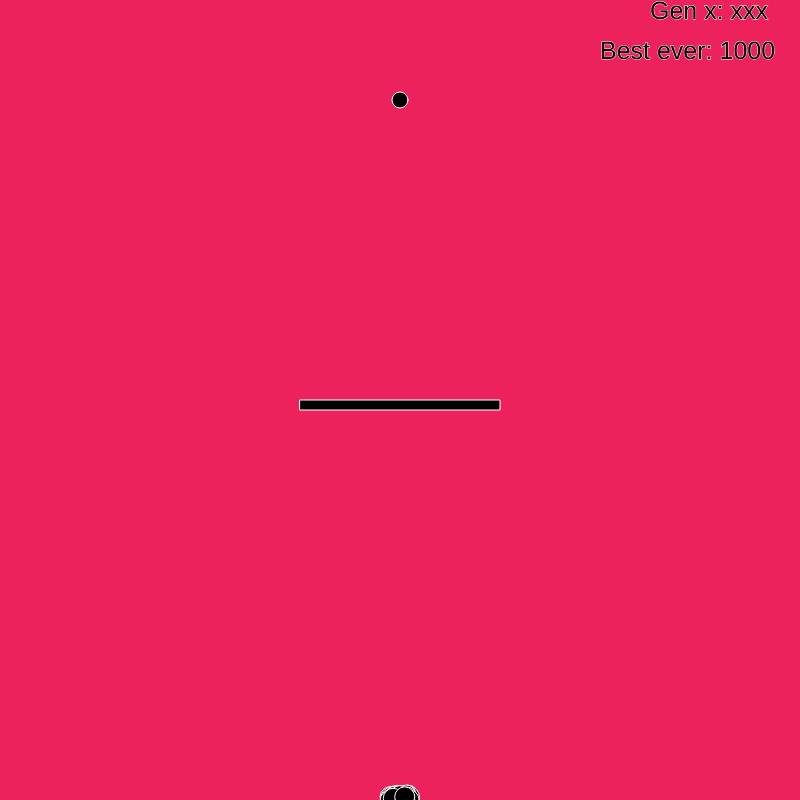
Frame 1 (no input)
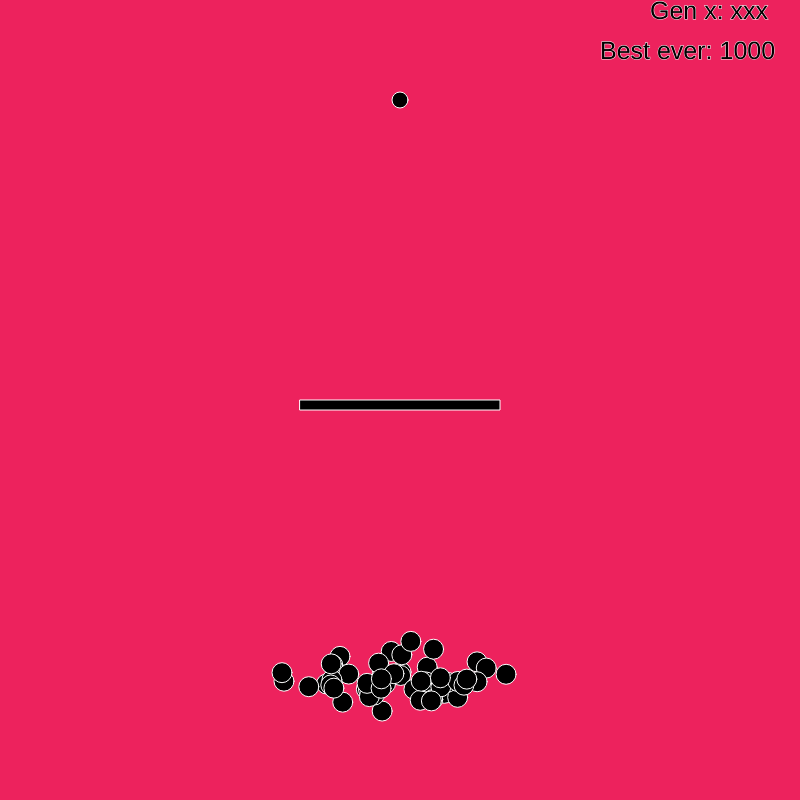
Frame 60 (no input)
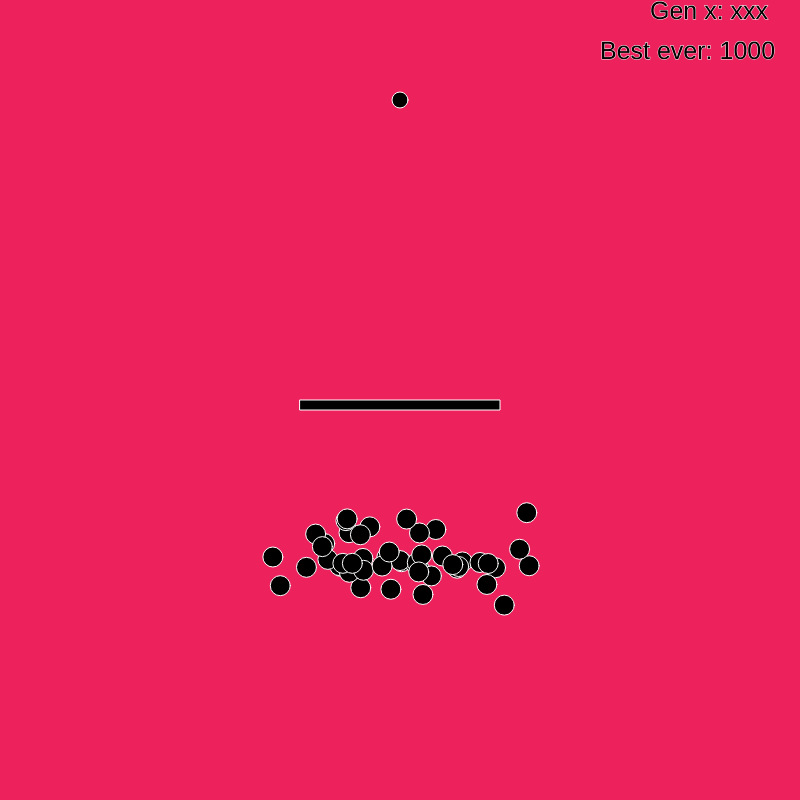
Frame 120 (the mouse pressed at the canvas centre since frame 60)

The p5.js sketch that drew these frames (run headless with seeded random() and noise() and a simulated clock; from frame 60 on, the mouse is pressed at the canvas centre):

// p5.js sketch
// ── sketch.js
var step = 0;
var bots = [];
var count = 0;
var botCount = 50;
var str = "Gen x: best = xxx";
var gen = 0;
var bestEver = 1000;
var bests = [];

function setup() {
    createCanvas(800, 800);
    stroke(255);
    noFill();
    for(var i = 0; i < botCount; i++){
        bots.push(new Bot()); //creates a bunch of new bots
    }
    str = "Gen x: xxx";
}

function draw() {
    count++;
    if(count % 1 === 0) {
        update();
    }
    background(237, 34, 93);
    fill(0);
    stroke(255);

    //draw every Bot
    for(var i = 0; i < bots.length; i++){
        ellipse(bots[i].x, bots[i].y, 20);
    }
    //ellipse(robot.x, robot.y, 80,80);
    //ellipse(80,80,80,80);

    //draw target
    ellipse(400,100,16,16);
    //draw obstacle
    rect(300,400,200,10);

    //display text
    textSize(25);
    text(str, width-150, 0, 150, 40);
    text("Best ever: " + bestEver, width-200, 40, 200, 40);
}

function update(){
    if (step < 401) {
        for (var i = 0; i < bots.length; i++) {
            bots[i].move(step);
        }
        step++;
    } else if (step === 401){
        //check each Bot for fitness
        count = 0;
        step = 0;
        var best = bots[0].fitness();

        var matingpool = [];
        var newBots = [];

        for( var i = 0; i < bots.length; i++){ //reproduction area
            if(bots[i].fitness > best) best = bots[i].fitness;
            //replace each bot
            var n = round((1/bots[i].fitness())*10000);


            for(var j = 0; j < n; j++){
                matingpool.push(bots[i]);
            }

        }
        for( var i = 0; i < bots.length; i++){
            newBots.push(random(matingpool).reproduce(random(matingpool)));
        }

        bots = newBots;


        bests.push(best);
        if(best < bestEver) bestEver = round(best);

        str = "Gen " + gen++ + ": " + round(best);
    }
}
// ── bot.js
function Bot(dnaString){
    var mutation = .01; //used to mutated randomly

	this.x = width/2;
	this.y = height;
	this.dna = [];
	this.crashed = false;

	if(dnaString != undefined){
	    this.dna = dnaString; //use given dna
    } else {
        for (var i = 0; i < 400; i++) { //else random new dna!
            this.dna.push(createVector(random(-10, 10), random(-5, 1)));
        }
    }


	this.move = function(step){
	    if( step >= 400 || this.crashed ) {  }
	    else
        {
            this.x += this.dna[step].x;
            this.y += this.dna[step].y;
        }

        // rect(300,400,200,10);
        if(this.x > 300 && this.x < 500 && this.y > 400 && this.y < 410) this.crashed = true;

    };

    this.reproduce = function(other){
	    var newDNA = [];
	    for(var i = 0; i < this.dna.length; i++){
	        if(random(1) < mutation){
	            //mutate!
                newDNA.push(createVector(random(-10, 10), random(-10, 10)));
            } else if (random(1) > .5) {
                // 50% chance to use me as parent, 50% other
                newDNA.push(this.dna[i]);
            } else {
                newDNA.push(other.dna[i]);
            }
        }
        return new Bot(newDNA);
    };

    this.fitness = function(){
        //hardcoded goal
        var DestX = 400;
        var DestY = 100;
        if(this.crashed) { return dist(DestX, DestY, this.x, this.y)*10;}
        return dist(DestX, DestY, this.x, this.y);
    }
}
